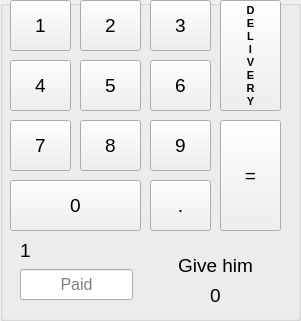
     <widget class="QGroupBox" name="groupBox">
      <property name="geometry">
       <rect>
        <x>740</x>
        <y>50</y>
        <width>301</width>
        <height>321</height>
       </rect>
      </property>
      <property name="font">
       <font>
        <pointsize>14</pointsize>
       </font>
      </property>
      <property name="title">
       <string/>
      </property>
      <widget class="QPushButton" name="pushButton_9">
       <property name="geometry">
        <rect>
         <x>10</x>
         <y>0</y>
         <width>61</width>
         <height>51</height>
        </rect>
       </property>
       <property name="text">
        <string>1</string>
       </property>
      </widget>
      <widget class="QPushButton" name="pushButton_10">
       <property name="geometry">
        <rect>
         <x>80</x>
         <y>0</y>
         <width>61</width>
         <height>51</height>
        </rect>
       </property>
       <property name="text">
        <string>2</string>
       </property>
      </widget>
      <widget class="QPushButton" name="pushButton_11">
       <property name="geometry">
        <rect>
         <x>150</x>
         <y>0</y>
         <width>61</width>
         <height>51</height>
        </rect>
       </property>
       <property name="text">
        <string>3</string>
       </property>
      </widget>
      <widget class="QPushButton" name="pushButton_12">
       <property name="geometry">
        <rect>
         <x>10</x>
         <y>60</y>
         <width>61</width>
         <height>51</height>
        </rect>
       </property>
       <property name="text">
        <string>4</string>
       </property>
      </widget>
      <widget class="QPushButton" name="pushButton_13">
       <property name="geometry">
        <rect>
         <x>80</x>
         <y>60</y>
         <width>61</width>
         <height>51</height>
        </rect>
       </property>
       <property name="text">
        <string>5</string>
       </property>
      </widget>
      <widget class="QPushButton" name="pushButton_14">
       <property name="geometry">
        <rect>
         <x>150</x>
         <y>60</y>
         <width>61</width>
         <height>51</height>
        </rect>
       </property>
       <property name="text">
        <string>6</string>
       </property>
      </widget>
      <widget class="QPushButton" name="pushButton_15">
       <property name="geometry">
        <rect>
         <x>80</x>
         <y>120</y>
         <width>61</width>
         <height>51</height>
        </rect>
       </property>
       <property name="text">
        <string>8</string>
       </property>
      </widget>
      <widget class="QPushButton" name="pushButton_16">
       <property name="geometry">
        <rect>
         <x>150</x>
         <y>120</y>
         <width>61</width>
         <height>51</height>
        </rect>
       </property>
       <property name="text">
        <string>9</string>
       </property>
      </widget>
      <widget class="QPushButton" name="pushButton_17">
       <property name="geometry">
        <rect>
         <x>10</x>
         <y>120</y>
         <width>61</width>
         <height>51</height>
        </rect>
       </property>
       <property name="text">
        <string>7</string>
       </property>
      </widget>
      <widget class="QPushButton" name="pushButton_18">
       <property name="geometry">
        <rect>
         <x>10</x>
         <y>180</y>
         <width>131</width>
         <height>51</height>
        </rect>
       </property>
       <property name="text">
        <string>0</string>
       </property>
      </widget>
      <widget class="QPushButton" name="pushButton_19">
       <property name="geometry">
        <rect>
         <x>150</x>
         <y>180</y>
         <width>61</width>
         <height>51</height>
        </rect>
       </property>
       <property name="text">
        <string>.</string>
       </property>
      </widget>
      <widget class="QPushButton" name="pushButton_20">
       <property name="geometry">
        <rect>
         <x>220</x>
         <y>120</y>
         <width>61</width>
         <height>111</height>
        </rect>
       </property>
       <property name="text">
        <string>=</string>
       </property>
      </widget>
      <widget class="QLabel" name="label">
       <property name="geometry">
        <rect>
         <x>20</x>
         <y>235</y>
         <width>111</width>
         <height>31</height>
        </rect>
       </property>
       <property name="font">
        <font>
         <pointsize>14</pointsize>
        </font>
       </property>
       <property name="text">
        <string>1</string>
       </property>
      </widget>
      <widget class="QLineEdit" name="lineEdit">
       <property name="geometry">
        <rect>
         <x>20</x>
         <y>269</y>
         <width>113</width>
         <height>31</height>
        </rect>
       </property>
       <property name="font">
        <font>
         <pointsize>12</pointsize>
        </font>
       </property>
       <property name="alignment">
        <set>Qt::AlignCenter</set>
       </property>
       <property name="placeholderText">
        <string>Paid</string>
       </property>
      </widget>
      <widget class="QLabel" name="label_2">
       <property name="geometry">
        <rect>
         <x>160</x>
         <y>280</y>
         <width>111</width>
         <height>31</height>
        </rect>
       </property>
       <property name="font">
        <font>
         <pointsize>14</pointsize>
        </font>
       </property>
       <property name="text">
        <string>0</string>
       </property>
       <property name="alignment">
        <set>Qt::AlignCenter</set>
       </property>
      </widget>
      <widget class="QLabel" name="label_3">
       <property name="geometry">
        <rect>
         <x>160</x>
         <y>250</y>
         <width>111</width>
         <height>31</height>
        </rect>
       </property>
       <property name="font">
        <font>
         <pointsize>14</pointsize>
        </font>
       </property>
       <property name="text">
        <string>Give him</string>
       </property>
       <property name="alignment">
        <set>Qt::AlignCenter</set>
       </property>
      </widget>
      <widget class="QPushButton" name="pushButton_117">
       <property name="geometry">
        <rect>
         <x>220</x>
         <y>0</y>
         <width>61</width>
         <height>111</height>
        </rect>
       </property>
       <property name="font">
        <font>
         <pointsize>8</pointsize>
         <weight>75</weight>
         <bold>true</bold>
         <strikeout>false</strikeout>
         <stylestrategy>PreferDefault</stylestrategy>
         <kerning>true</kerning>
        </font>
       </property>
       <property name="toolTip">
        <string/>
       </property>
       <property name="layoutDirection">
        <enum>Qt::LeftToRight</enum>
       </property>
       <property name="text">
        <string>D
E
L
I
V
E
R
Y</string>
       </property>
      </widget>
     </widget>
